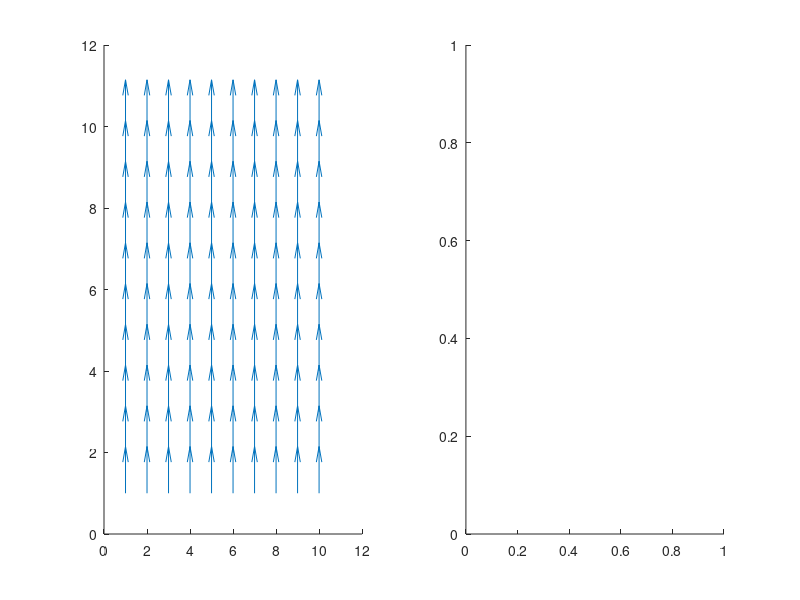

This figure's MATLAB source: (Note: this script raises an error after producing the figure.)
% CRV_WS1718_21_QuiverPlot
% name : Piush Aggarwal
% student number: 3063246

% clean up
clear all;
close all;
clc;
subplot(1,2,1)
hold on
[X,Y] = meshgrid(1:1:10);
U = 0 * X
V = 0.5 * ones(size(Y))
c = quiver(X,Y,U,V)
subplot(1,2,2)
img = imread('cameraman.tif');
max_window = @(blockstruct) ones(size(blockstruct.data),class(blockstruct.data)) * max(blockstruct.data(:));
blocks = [15, 15]; 
Divide_Image = blockproc(img, blocks, max_window);
imshow(Divide_Image)
hold on
[A,B] = meshgrid(8:15:248)
C = 0.5 * ones(size(A))
D = 0.5 * ones(size(B))
quiver(A,B,C,D)


